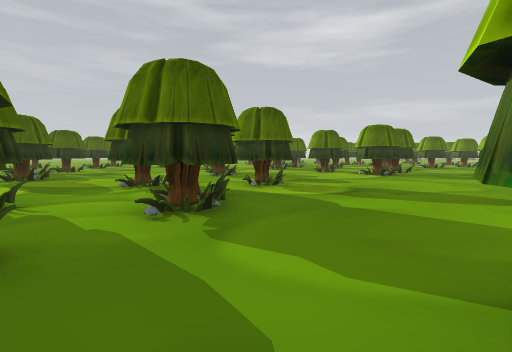
view 1 (above)

24 first-person views from a walk through a Unity game level. The camera is 1.4 m above the floor, tilts 4° down and sees 85° across. The floor is counted in squares, 2 m on a side. Each view is taken from the middle of a square. On the plan, view 1 faces up. The plan holds only what a view shows up to about 9 squares ahead; the rest is blank. The place goes on beyond the plan. Some animated figures are not drawn.

view 2
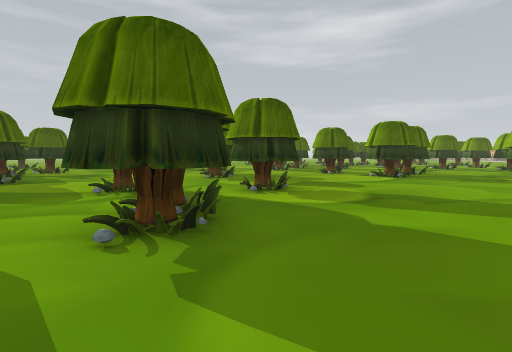

view 3
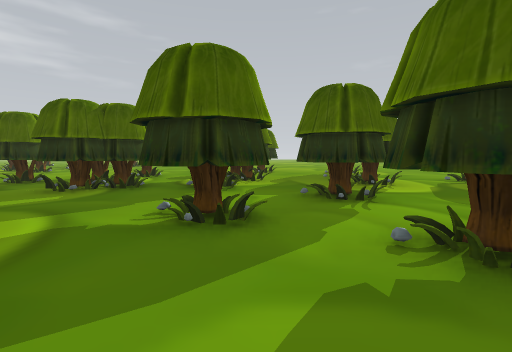

view 4
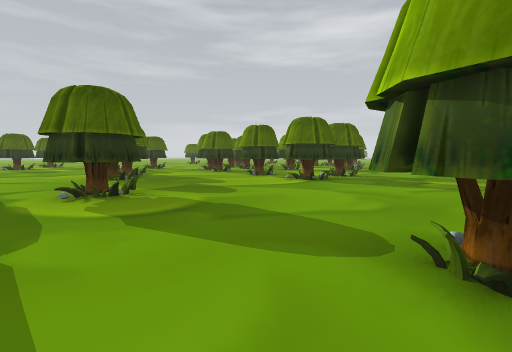

view 5
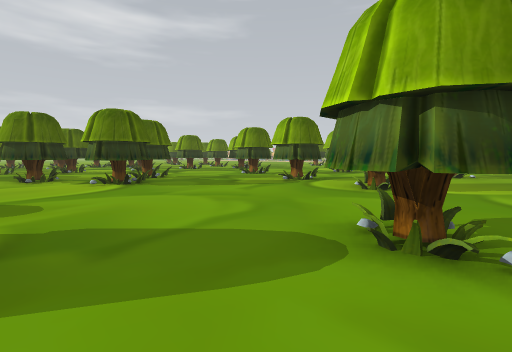

view 6
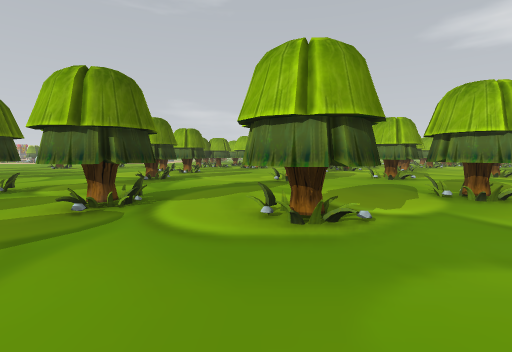

view 7
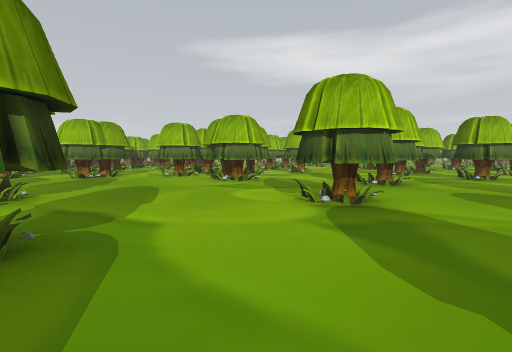

view 8
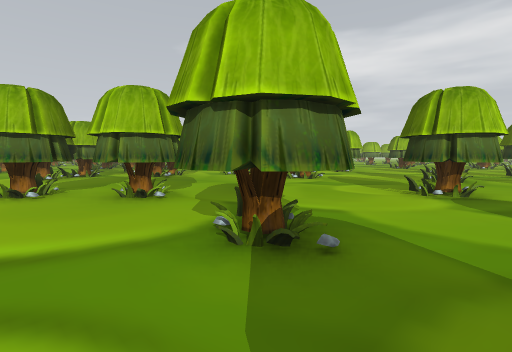

view 9
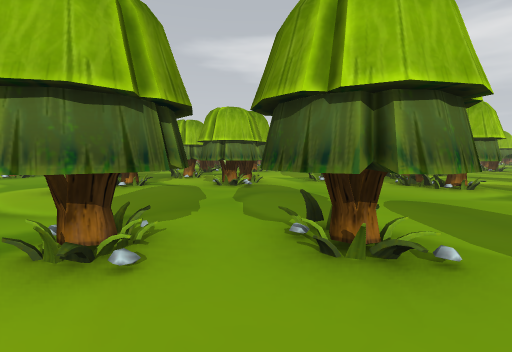

view 10
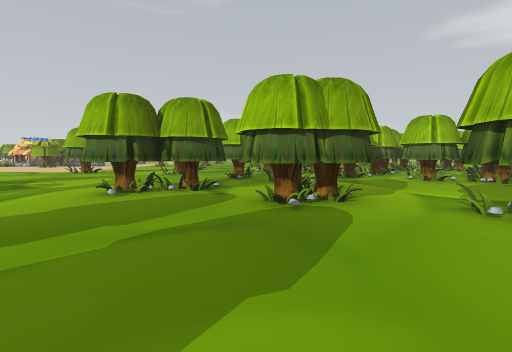

view 11
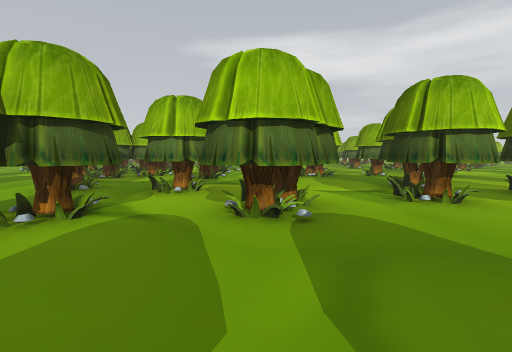

view 12
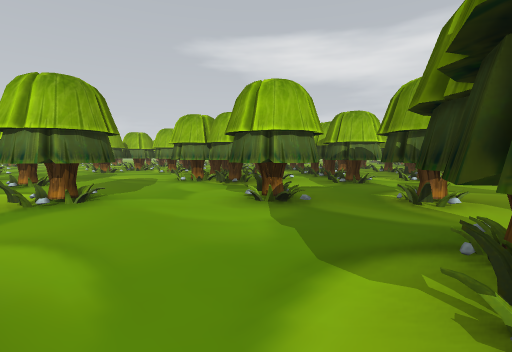

view 13
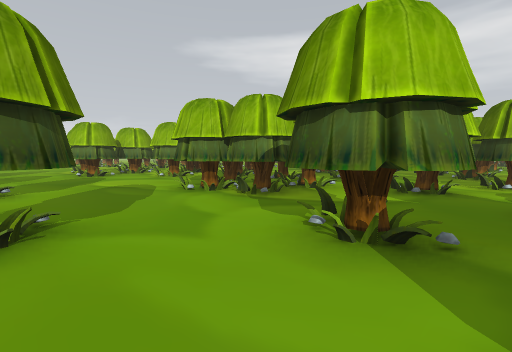

view 14
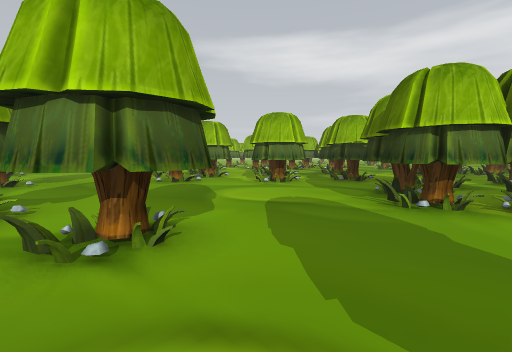

view 15
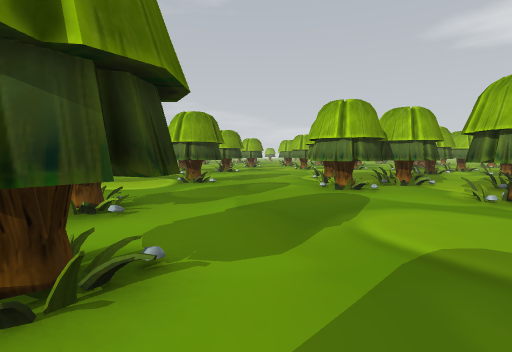

view 16
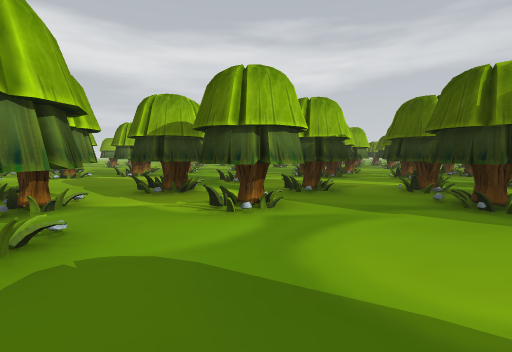

view 17
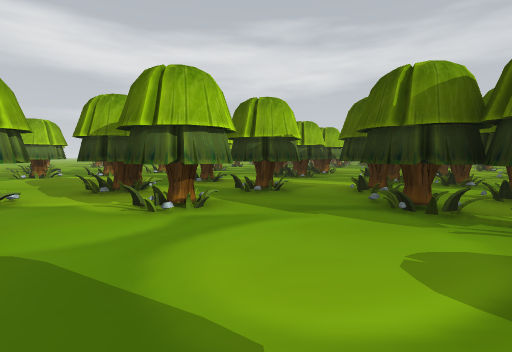

view 18
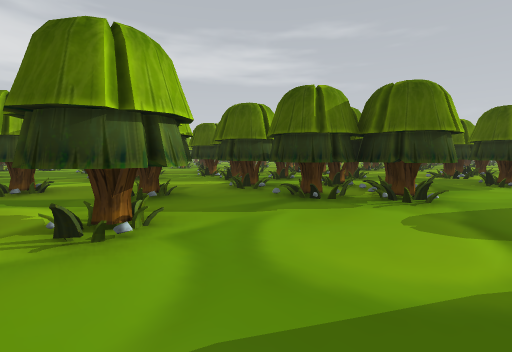

view 19
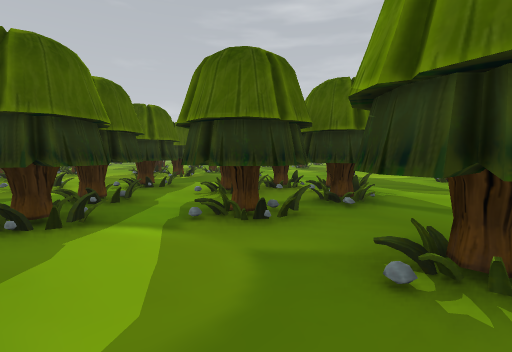

view 20
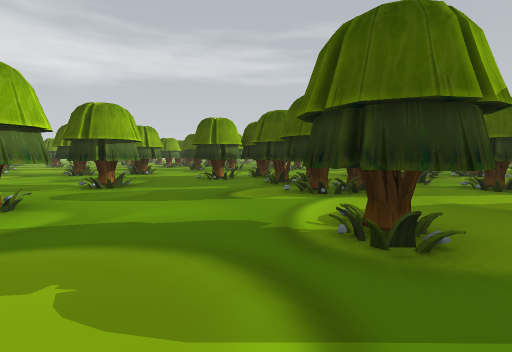

view 21
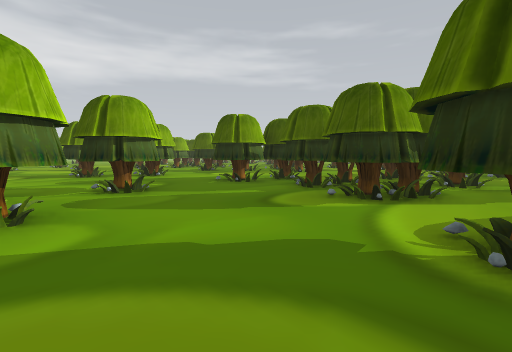

view 22
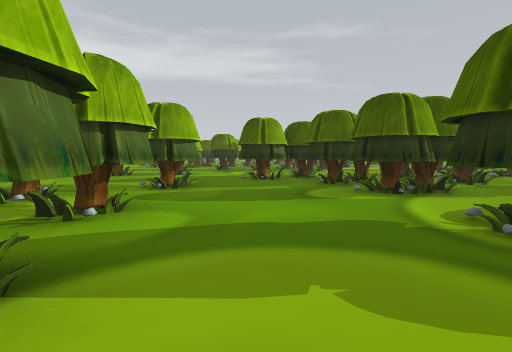

view 23
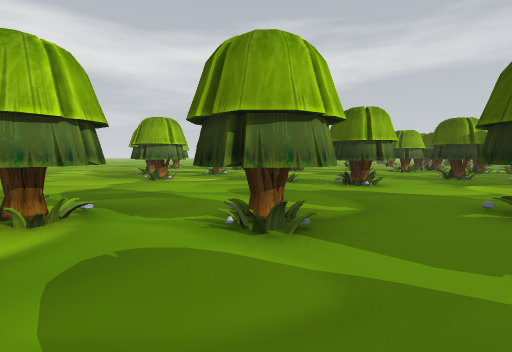

view 24
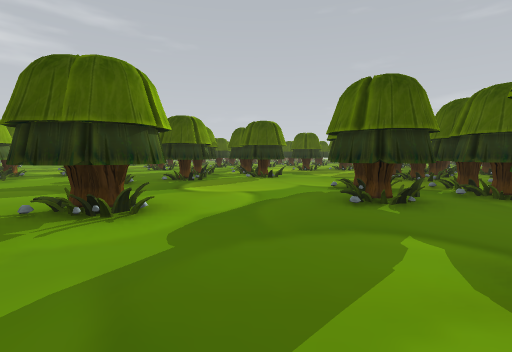

### Floor plan
Key: @ floor where view 1 was taken; # wall or solid block; x gap in a wall; . floor; T thing the floor can be seen under or through.
Columns run from 8 left of view 1 to 38 right of it. Each row starts with its distance up from view 1.
 11    ... #....###...##......##............TTT..##
 10  ..... #....##............##..##....#..##.....#
  9  ....................##..#....##...............
  8 .#...............#.............#..#............
  7 .....#..#....................##...#...#.....#.#
  6 .....#..........#............##.#....###.....##
  5   #....T........#....#.............. T##..#..##
  4 ....T.TT....##...........##.#.....TTTTT#....#.#
  3 ....TTTT....##....#......##.#...... TTT#x#.##..
  2 ##....T.....     ##..##... #.#...#####.........
  1 ####..#..#         ....... #. ..###  ##...##...
  0 ........@          ....    .. ..#########......
 -1 ..##...             ...           #######.....#
 -2  ###..              #x              #.##.......
 -3   x..                               ..##.....##
 -4  ##.                               ...#........
 -5  #                                 ...###..#.##
 -6                                    ............
 -7                                    #...........
 -8                                    ............
 -9                                    ##...##.....
-10                                    .##...###..#
-11                                    .##........#
-12                                     ....
-13                                    ...
-14                                    .#

Positions as (right, up) in squares from view 1, and headings:
1: (0, 0), facing up
2: (0, 1), facing up
3: (1, 2), facing left
4: (3, 2), facing up
5: (2, 3), facing up-right
6: (5, 6), facing right
7: (11, 9), facing down-right
8: (12, 11), facing down-right
9: (16, 11), facing down-right
10: (17, 7), facing right
11: (19, 9), facing down-right
12: (23, 11), facing down-right
13: (25, 10), facing down-right
14: (29, 11), facing down-right
15: (30, 9), facing right
16: (34, 9), facing down
17: (33, 9), facing down
18: (35, 8), facing down-left
19: (33, 1), facing up-left
20: (37, 2), facing down-left
21: (37, 1), facing down-left
22: (38, 1), facing down-left
23: (35, -2), facing down
24: (36, -7), facing left
